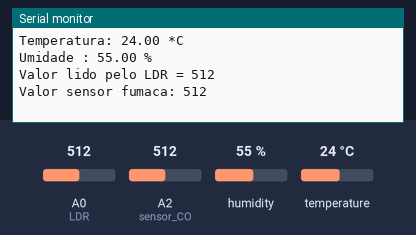
This sketch was run on a simulated Arduino Uno, built with avr-gcc and run on an emulated ATmega328P. Parts: the last lines printed to the serial monitor. Inputs (shaded band) come from the test bench; at power-on: A0 (LDR) = 512, A2 (sensor_CO) = 512, humidity 55 %, temperature 24 °C.

Above: at 27.0 s.
27.1 s: A0 (LDR) set to 104
At 30.1 s:
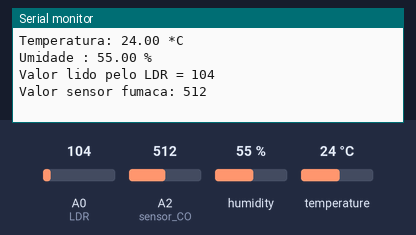
35.4 s: A0 (LDR) set to 95
At 36.5 s:
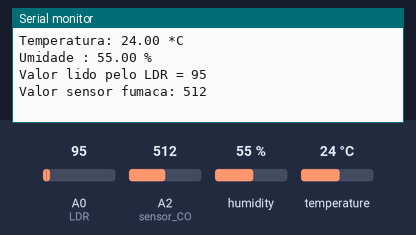
Timing chart, 0 to 38.4 s (numbered marks = the images above; inputs shaded):
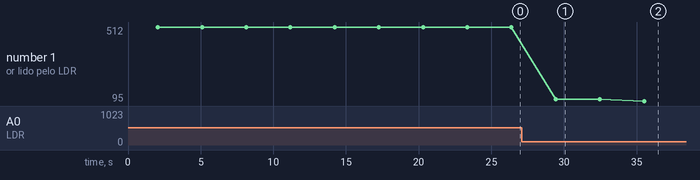

The sketch:

teste_projeto_IC.ino
```cpp
#include <DHT22.h>
// Only used for sprintf
#include <stdio.h>

const int LDR = 0;
int ValorLido = 0;
const int sensor_CO = 2;
int ValorLidoCO = 0;

// Programa : Sensor de temperatura DHT22
// Autor : Arduino e Cia

#include <DHT.h>
//#include <LiquidCrystal.h>

// Pino conectado ao pino de dados do sensor
#define DHTPIN 7

// Pinos do display
//LiquidCrystal lcd(12, 11, 5, 4, 3, 2);

// Utilize a linha de acordo com o modelo do sensor
//#define DHTTYPE DHT11   // Sensor DHT11
#define DHTTYPE DHT22   // Sensor DHT 22  (AM2302)
//#define DHTTYPE DHT21   // Sensor DHT 21 (AM2301)

// Definicoes do sensor : pino, tipo
DHT dht(DHTPIN, DHTTYPE);

// Array simbolo grau
byte grau[8] ={ B00001100,
                B00010010,
                B00010010,
                B00001100,
                B00000000,
                B00000000,
                B00000000,
                B00000000,};

void setup()
{
//  // Inicializa o display
//  lcd.begin(16, 2);
//  lcd.clear();
//  // Cria o caracter customizado com o simbolo do grau
//  lcd.createChar(0, grau);
//  // Informacoes iniciais no display
//  lcd.setCursor(0,0);
//  lcd.print("Temp. : ");
//  lcd.setCursor(13,0);
//  // Mostra o simbolo do grau
//  lcd.write(byte(0));
//  lcd.print("C");
//  lcd.setCursor(0,1);
//  lcd.print("Umid. : ");
//  lcd.setCursor(14,1);
//  lcd.print("%");

  Serial.begin(9600);
  Serial.println("Aguardando dados...");
  // Iniclaiza o sensor DHT
  dht.begin();
}

void loop()
{
  // Aguarda 2 segundos entre as medicoes
  delay(2000);

  // Leitura da umidade
  float h = dht.readHumidity();
  // Leitura da temperatura (Celsius)
  float t = dht.readTemperature();

  // Verifica se o sensor esta respondendo
  if (isnan(h) || isnan(t))
  {
    Serial.println("Falha ao ler dados do sensor DHT !!!");
    return;
  }

//  // Mostra a temperatura no serial monitor e no display
Serial.print("Temperatura: ");
Serial.print(t);
//  lcd.setCursor(8,0);
//  lcd.print(t);
Serial.println(" *C  ");
//  // Mostra a umidade no serial monitor e no display
Serial.print("Umidade : ");
Serial.print(h);
Serial.println(" %");
//  lcd.setCursor(8,1);
//  lcd.print(h);

   ValorLidoCO = analogRead(sensor_CO);
   ValorLido = analogRead(LDR);
      Serial.print("Valor lido pelo LDR = ");
      Serial.println(ValorLido);
      Serial.print ("Valor sensor fumaca: ");
      Serial.println (ValorLidoCO);
      Serial.println (" ");
      delay(1000);
}
```

Measured:
- after the input at 27.1 s, the serial monitor: prints a new line after 2.3 s (image 1)
- after the input at 35.4 s, the serial monitor: prints a new line after 0.11 s (image 2)
- plotted number 1: 512 → 104 after the input at 27.1 s, 104 → 95 after the input at 35.4 s
